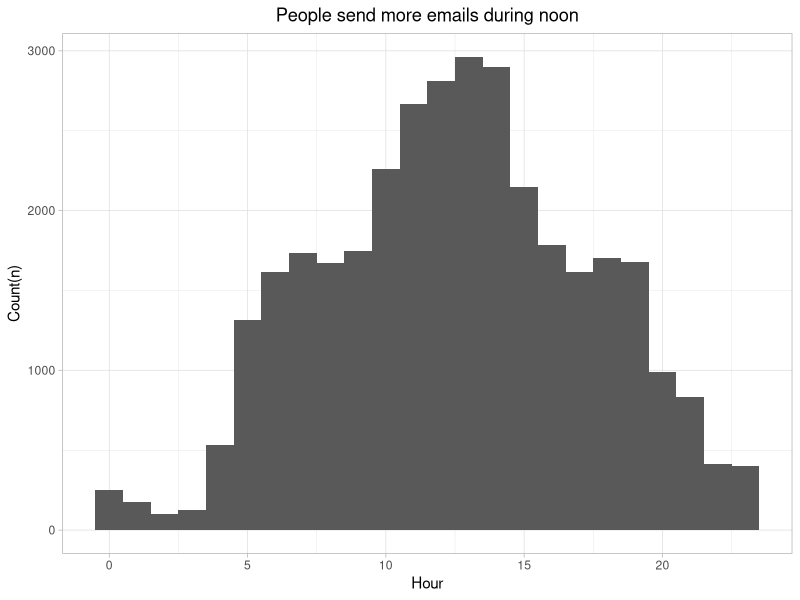
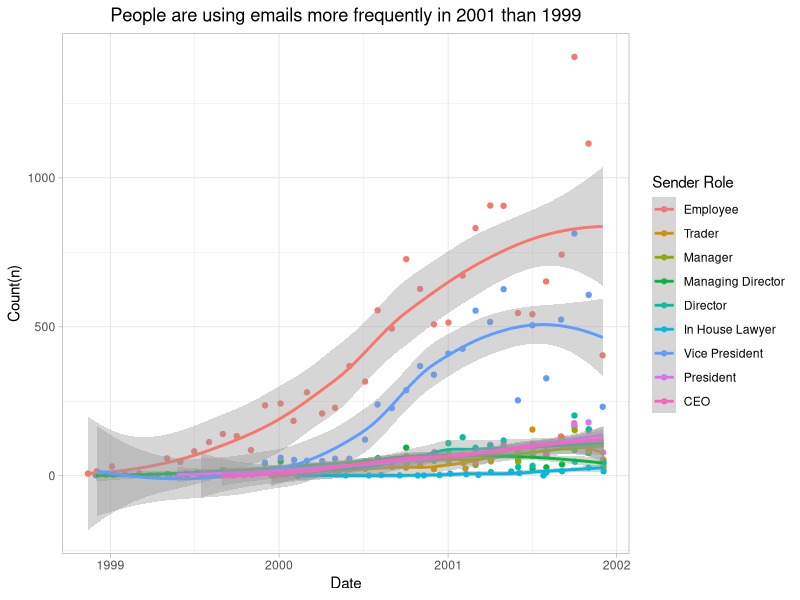

Generate these figures, in order, with R:
# HW7: email
#'
# In this exercise, you will perform data analysis with emails within 184 people
# from year 1998 to 2001.
# 1. Let's first read in the required datasets.
#    Load the `readr` package.
#      - Use `read_csv()` to load the `people.csv` data set from `data` folder
#        and assign it to a tibble `people`. This data set contains information
#        about the 184 people who sent emails between each other.
#      - Use `read_csv()` to load the `email.csv` data set from `data` folder
#        and assign it to a tibble `email`. This data set contains information about
#        each email sent: time, sender and receiver.
## Do not modify this line!

library(readr)
people <- read_csv("data/people.csv")
email <- read_csv("data/email.csv")

# 2. `onset` variable in `email` is the time when the email is sent, but we can
#    see that it is shown in a weird way. It turns out that it represents how
#    many seconds from the start time. Let's convert it to normal
#    time stamps.
#    Note: `1998-01-01` is encoded as 883612800 in `onset`.
#      - Load the `dplyr` package.
#      - Load the `lubridate` package
#      - Use `mutate()` to create a new variable `time` in `email` dataset.
#    We can obtain `time` by following the next three steps:
#      - Substract the `onset` by 883612800 to get the seconds difference with
#        `1998-01-01`.
#      - Use `as.POSIXct()` to change the seconds difference into normal timestamp.
#        Specify the argument `origin = "1998-01-01"`.
#      - Use `with_tz()`to change the time zone to UTC ,by passing
#        `tzone = "UTC"`.
#    Save your generated tibble into `email_w_time` whose first few rows should
#    look like:
#    A tibble: 38,131 x 9
#    onset terminus  tail  head onset.censored terminus.censor… duration edge.id
#    <dbl>    <dbl> <dbl> <dbl> <lgl>          <lgl>               <dbl>   <dbl>
#    9.58e8   9.58e8    30    30 FALSE          FALSE                   0       1
#    9.59e8   9.59e8    30    30 FALSE          FALSE                   0       1
#    9.59e8   9.59e8    30    30 FALSE          FALSE                   0       1
#    9.64e8   9.64e8    30    30 FALSE          FALSE                   0       1
#    9.70e8   9.70e8    30    30 FALSE          FALSE                   0       1
#    9.70e8   9.70e8    30    30 FALSE          FALSE                   0       1
#    9.73e8   9.73e8    30    30 FALSE          FALSE                   0       1
#    9.74e8   9.74e8    30    30 FALSE          FALSE                   0       1
#    9.79e8   9.79e8    30    30 FALSE          FALSE                   0       1
#    9.85e8   9.85e8    30    30 FALSE          FALSE                   0       1
#    … with 38,121 more rows, and 1 more variable: date <dttm>
## Do not modify this line!

library(dplyr)
library(lubridate)
email_w_time <- email %>%
  mutate(date = with_tz(as.POSIXct(onset - 883612800, origin = "1998-01-01"), tzone = "UTC"))

# 3. Now let's take a look into the `people` dataset.
#    We can see some missing values in `person_name` column, but we can get a
#    person's name using his/her `email_id`.
#    For example, Albert Meyers's email ID is just `"albert.meyers"`.
#    To fill in missing values with email ID, let's first create a function
#    `email_id_to_name` to tranform `"albert.meyers"` into `"Albert Meyers"`.
#    You need to:
#      - Load the `stringr` package.
#      - Load the `purrr` package.
#      - Create a function  function `email_id_to_name` that take a string input
#    named `email_id` and returns the name extracted from the email id.
#    To do that, you can use:
#      - `str_split()` to extract the first and last name from `email_id`,
#        split by `"\\."`.
#      - `map_char` and `paste0()` to combine the first and last name using
#        `collapse = " "`.
#      - `str_trim()` to remove whitespace from start and end of string.
#      - `str_to_title()` to capitalize each word.
#    Name your.
## Do not modify this line!

library(stringr)
library(purrr)
email_id_to_name <- function(email_id) {
  name = email_id %>% str_split("\\.") %>% 
  map_chr(paste0, collapse = " ") %>%
  str_trim() %>% str_to_title()
  return(name)
}

# 4. Now let's implement the function you just created to our `people` tibble.
#    If `person_name` is not missing, do not modify it. If it is missing, change
#    `person_name` to the output of `email_id_to_name` by taking `email_id` as
#    input, you can use `email_id %>% email_id_to_name`.
#    To do that, you can use:
#      - `mutate()` and `ifelse()` to change the column `person_name`.
#      - `is.na()` to check if the `person_name` is missing.
#    Save your generated tibble into `people_new`, whose first few rows should
#    look like:
#    A tibble: 184 x 5
#    vertex.names email_id        person_name      role           dept
#    <dbl>        <chr>           <chr>            <chr>          <chr>
#    1          albert.meyers   Albert Meyers    Employee       Specialist
#    2          a..martin       Thomas Martin    Vice President NA
#    3          andrea.ring     Andrea Ring      NA             NA
#    4          andrew.lewis    Andrew Lewis     Director       NA
#    5          andy.zipper     Andy Zipper      Vice President Enron Online
#    6          a..shankman     Jeffrey Shankman President      Enron Global Mkts
#    7          barry.tycholiz  Barry Tycholiz   Vice President NA
#    8          benjamin.rogers Benjamin Rogers  Employee       Associate
#    9          bill.rapp       Bill Rapp        NA             NA
#    10         bill.williams   Bill Williams    NA             NA
#    … with 174 more rows
## Do not modify this line!

people_new <- people %>%
  mutate(person_name = ifelse(is.na(person_name), email_id_to_name(email_id), person_name))


# 5. We still have `NA` in `role` and `dept`. This time, we want to fill in the
#    missing values in `role` with `Employee` and missing values in `dept` as
#    `General`. Let's create a new tibble `people_new2` that fills such gaps...
#    and more!
#    First, load the `tidyr` package and create a vector `role_order =`
#    `c("Employee", "Trader", "Manager", "Managing Director", "Director",`
#    `"In House Lawyer", "Vice President", "President", "CEO")`
#    Now, can fill the missing roles and make it a factor using the levels
#    in `role_order`. To do that, you can use:
#      - `replace_na()` to fill in the missing values in these two columns.
#         Remember the missing values in `role` should now become `Employee`
#         and the missing values in `dept` should now become `General`.
#      - `mutate()` to change `role` into a factor with `factor()` and
#         specify `levels = role_order` to change `role` into a factor according
#         to our order.
#    Save your generated tibble into `people_new2` whose first few rows should
#    look like:
#    # A tibble: 184 x 5
#    vertex.names email_id        person_name      role           dept
#    <dbl>        <chr>           <chr>            <fct>          <chr>
#    1             albert.meyers   Albert Meyers    Employee       Specialist
#    2             a..martin       Thomas Martin    Vice President General
#    3             andrea.ring     Andrea Ring      Employee       General
#    4             andrew.lewis    Andrew Lewis     Director       General
#    5             andy.zipper     Andy Zipper      Vice President Enron Online
#    6             a..shankman     Jeffrey Shankman President      Enron Global Mkts
#    7             barry.tycholiz  Barry Tycholiz   Vice President General
#    8             benjamin.rogers Benjamin Rogers  Employee       Associate
#    9             bill.rapp       Bill Rapp        Employee       General
#    10            bill.williams   Bill Williams    Employee       General
#    … with 174 more rows
## Do not modify this line!

library(tidyr)
role_order =c("Employee", "Trader", "Manager", "Managing Director", "Director", "In House Lawyer", "Vice President", "President", "CEO")
people_new2 <- people_new %>%
  replace_na(list(role = "Employee", dept = "General")) %>%
  mutate(role = factor(role, levels = role_order))

# 6. Let's combine the two datasets `email_w_time` and `people_new2` together,
#    we want to keep the information about every email and add the name, email ID,
#    role and department for the sender as well as for the receiver.
#    The numbers in `tail` and `head` represent different people. The key to join
#    this two tibbles are `tail` and `head` from `email_w_time`, and `vertex.names`
#    from `people_new2`. In other words, you need to use two `left_join()` to
#    add first the information of the receiver and then of the sender.
#    You will also need to update the names of the columns added by the joins.
#    To add information of a receiver, you can use:
#      - `left_join()` to combine `email_w_time` and `people_new2`, specify
#        `by = c("tail"="vertex.names")` because `tail` represents the receiver
#        of an email.
#      - `rename()` to change the column names to specify that they're the
#        receiver information: change `email_id` to `receiver_email`, `person_name`
#        to `receiver`, `role` to `receiver_role` and `dept` to `receiver_dept`.
#    Then, to add information of a sender, you can similarly use:
#      - `left_join()` to combine with `people_new` again, this time with
#        `by = c("head"="vertex.names")` .
#      - `rename()` to change the column names to specify that they're the
#         sender information: change `email_id` to `sender_email`, `person_name`
#         to `sender`, `role` to `sender_role` and `dept` to `sender_dept`.
#    Finally, you can use:
#       -  `select()` to only keep the `date`, sender information and receiver
#          information (each has 4 columns with email ID, name, role and department).
#      - `starts_with()` to select all the four columns of sender / receiver
#        information.
#    Save your generated tibble into `t1`, which should have 9 columns, in the order of
#    `date`, `sender_email` `sender`, `sender_role`, `sender_dept`, `receiver_email`,
#    `receiver`, `receiver_role`, `receiver_dept`.
#    The first fews rows of `t1` should look like:
#    A tibble: 38,131 x 9
#    date                sender_email sender sender_role sender_dept receiver_email
#    <dttm>              <chr>        <chr>  <fct>       <chr>       <chr>
#    2000-05-15 08:35:00 debra.perli… Debra… Employee    General     debra.perling…
#    2000-05-18 04:15:00 debra.perli… Debra… Employee    General     debra.perling…
#    2000-05-24 02:58:00 debra.perli… Debra… Employee    General     debra.perling…
#    2000-07-19 07:09:00 debra.perli… Debra… Employee    General     debra.perling…
#    2000-09-28 02:45:00 debra.perli… Debra… Employee    General     debra.perling…
#    2000-09-28 02:52:00 debra.perli… Debra… Employee    General     debra.perling…
#    2000-10-27 04:38:00 debra.perli… Debra… Employee    General     debra.perling…
#    2000-11-10 02:52:00 debra.perli… Debra… Employee    General     debra.perling…
#    2001-01-05 03:17:00 debra.perli… Debra… Employee    General     debra.perling…
#    2001-03-23 02:02:00 debra.perli… Debra… Employee    General     debra.perling…
#    … with 38,121 more rows, and 3 more variables: receiver <chr>,
#    receiver_role <fct>, receiver_dept <chr>
## Do not modify this line!
t1 <- email_w_time %>%
  left_join(people_new2, by = c("tail"="vertex.names")) %>%
  rename(receiver_email = email_id, receiver = person_name, receiver_role = role, receiver_dept = dept) %>%
  left_join(people_new2, by = c("head"="vertex.names")) %>%
  rename(sender_email = email_id, sender = person_name, sender_role = role, sender_dept = dept) %>%
  select(date, sender_email, sender, sender_role, sender_dept, receiver_email, receiver, receiver_role, receiver_dept)




# 7. We noticed that there are emails that one person sent to him/her self
#    with the same `send_email` and `receiver_email`. We do not care about these
#    emails and want to filter them out.
#    - Use `filter` to filter out rows in `t1` whose `sender_email` is exactly
#    the same as `receiver_email`.
#    To simply our analysis with time the email is sent, we want to further
#    parse the information in `date` by creating new columns named `year`, `month`,
#    `day` and `hour`. To do that, you can use:
#      - `mutate()` to create the new columns `year`, `month`, `day` and `hour`.
#      - `year()` to extract `year` in `date`.
#      - `month()` to extract `month` in `date`.
#      - `day()` to extract `day` in `date`.
#      - `hour()` to extract `hour` in `date`.
#    Save your generated tibble into `t2`. The first few rows should look like:
#    A tibble: 34,427 x 13
#    date                sender_email sender sender_role sender_dept receiver_email
#    <dttm>              <chr>        <chr>  <fct>       <chr>       <chr>
#    2001-03-15 02:43:00 jeffrey.sha… Jeffr… President   Enron Glob… greg.whalley
#    2001-04-02 13:44:00 jeffrey.sha… Jeffr… President   Enron Glob… greg.whalley
#    2001-06-05 22:40:00 jeffrey.sha… Jeffr… President   Enron Glob… greg.whalley
#    2001-06-11 05:20:00 jeffrey.sha… Jeffr… President   Enron Glob… greg.whalley
#    2001-03-08 02:52:00 kim.ward     Kim W… Employee    General     jason.williams
#    2001-03-28 07:40:00 kim.ward     Kim W… Employee    General     jason.williams
#    2001-03-28 18:40:00 kim.ward     Kim W… Employee    General     jason.williams
#    2001-04-02 07:53:00 kim.ward     Kim W… Employee    General     jason.williams
#    2001-04-02 17:53:00 kim.ward     Kim W… Employee    General     jason.williams
#    2001-04-03 07:24:00 kim.ward     Kim W… Employee    General     jason.williams
#    … with 34,417 more rows, and 7 more variables: receiver <chr>,
#    receiver_role <fct>, receiver_dept <chr>, year <dbl>, month <dbl>, day <int>,
#    hour <int>
#    Now we have all the information we want. Let's try to answer some insteresting
#    questions in the following exercises:
## Do not modify this line!

t2 <- t1 %>%
  filter(sender_email != receiver_email) %>%
  mutate(year = year(date), month = month(date), day = day(date), hour = hour (date))


# 8. Who are the top 3 people who sent emails the most? What are their roles and
#    departments?
#    To answer this, you can use:
#      - `group_by()` to group by `sender`, `sender_role` and `sender_dept`
#      - `summarize` by specify `count=n()` to count the number of emails
#      - `arrange()` to sort the tibble by count of emails in decreasing order
#      - `head()` to extract the first three rows.
#    Save your generated tibble into `p1` which should have the following structure:
#    A tibble: 3 x 4
#    sender          sender_role    sender_dept        count
#    <chr>           <fct>          <chr>              <int>
## Do not modify this line!

p1 <- t2 %>%
  group_by(sender, sender_role, sender_dept) %>%
  summarise(count=n()) %>%
  arrange(desc(count)) %>%
  head(3)

# 9. During which period of day are people tend to send emails?
#    Use:
#      - `ggplot()` to initialize a ggplot object.
#        Set its arguments `data` and `mapping`.
#      - `geom_histogram()` to plot a histogram for `hour`.
#        Specify `bins = 24` to set the bins
#      - `labs()` to format the labels such that:
#        - `title = "People send more emails during noon"`.
#        - `x = "Hour"`.
#        - `y = "Count(n)"`.
#      - `theme_light()` to change the theme of plots.
#      - `theme()` to change the subtitle to the middle of the plot as well.
#        Set its argument `plot.title` using `element_text(hjust = 0.5)`.
#    Save your plot to `g1`.
## Do not modify this line!

library(ggplot2)
g1 <- ggplot(t2, aes(x = hour)) +
  geom_histogram(binwidth = 1) +
  labs(title = "People send more emails during noon",
       x = "Hour",
       y = "Count(n)") +
  theme_light() +
  theme(plot.title = element_text(hjust = 0.5))

# 10. What is the trend of using emails? Do people use it more frequently in 1999 or 2001?
#    Let's first create a tibble to store the information.
#    Use:
#      - `filter()` to only keep the emails sent before `2002/01/01`.
#      - `group_by()` to group the data by `year`, `month` `sender` and
#      `sender_role`
#      - `summarize()` such that
#        - `date=min(date)` keep record of the earliest date in each group.
#        - `count=n()` the number of emails sent in that period.
#      - `arrange()` to order the rows by `date`.
#    Save your generated tibble into `p2`.
## Do not modify this line!

p2 <- t2 %>%
  filter(date < ymd(20020101)) %>%
  group_by(year, month, sender_role) %>%
  summarise(date = min(date), count = n()) %>%
  arrange(date)

# 11.Then let's visualize it. We want to plot the `count` against `date`
#    with colors spliting by `sender_role`.
#    Use:
#      - `ggplot()` to initialize a ggplot object.
#         Set its arguments `data`, `mapping`.
#      - `geom_point()` to plot a histogram for hour.
#      - `geom_smooth` to add a smoothing regression line.
#      - `labs()` to format the labels such that:
#        - `title = "People are using emails more frequently in 2001 than 1999"`.
#        - `x = "Date"`.
#        - `y = "Count(n)"`,
#        - `color = "Sender Role"`
#      - `theme_light()` to change the theme of plots.
#      - `theme()` to change the subtitle to the middle of the plot as well.
#        Set its argument `plot.title` using `element_text(hjust = 0.5)`.
#    Save your plot to `g2`.
#'
## Do not modify this line!

g2 <- ggplot(p2, aes(x = date, y = count, color = sender_role)) +
  geom_point() +
  geom_smooth() +
  labs(title = "People are using emails more frequently in 2001 than 1999",
       x = "Date",
       y = "Count(n)",
       color = "Sender Role") +
  theme_light() +
  theme(plot.title = element_text(hjust = 0.5))


